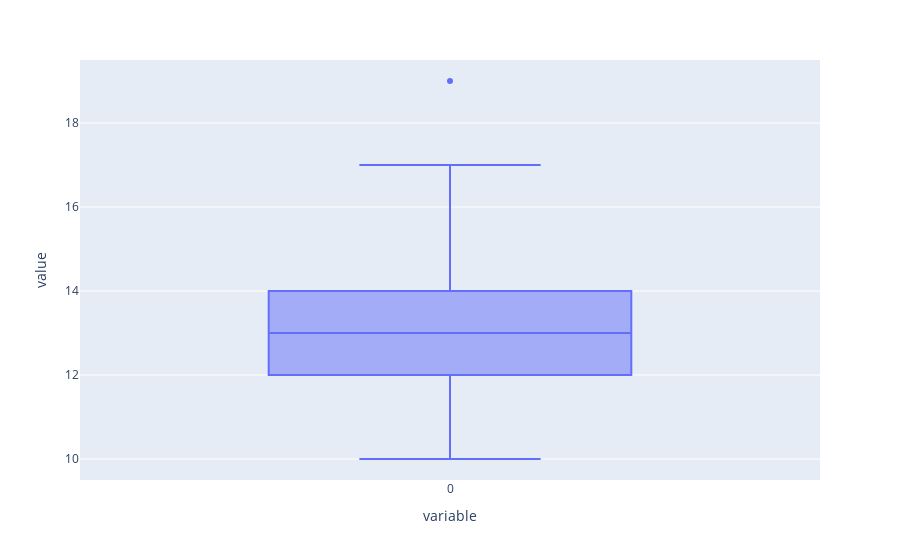

The notebook cell saved with this chart:
### Code cell
# show boxplot without outliers using plotly express
import plotly.express as px
fig = px.box(dataset)
fig.show()

### Figure 1 — Plotly figure (JSON) as saved in the notebook; plotly's stock layout.template omitted (floating-point values rounded to 4 significant figures)
{"data": [{"alignmentgroup": "True", "hovertemplate": "variable=%{x}<br>value=%{y}<extra></extra>", "legendgroup": "", "marker": {"color": "#636efa"}, "name": "", "notched": false, "offsetgroup": "", "orientation": "v", "showlegend": false, "type": "box", "x": ["0", "0", "0", "0", "0", "0", "0", "0", "0", "0", "0", "0", "0", "0", "0", "0", "0", "0", "0", "0", "0", "0", "0", "0", "0", "0", "0", "0", "0", "0", "0"], "x0": " ", "xaxis": "x", "y": [10, 10, 10, 10, 10, 11, 11, 12, 12, 12, 12, 12, 12, 12, 13, 13, 13, 13, 14, 14, 14, 14, 14, 14, 15, 15, 15, 15, 15, 17, 19], "y0": " ", "yaxis": "y"}], "layout": {"boxmode": "group", "legend": {"tracegroupgap": 0}, "margin": {"t": 60}, "xaxis": {"anchor": "y", "domain": [0, 1], "title": {"text": "variable"}}, "yaxis": {"anchor": "x", "domain": [0, 1], "title": {"text": "value"}}}}
